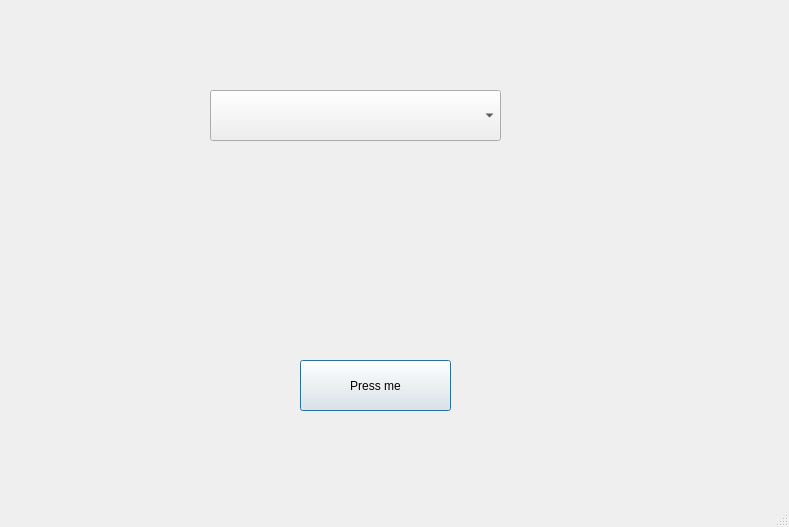
<?xml version="1.0" encoding="UTF-8"?>
<ui version="4.0">
 <class>MainWindow</class>
 <widget class="QMainWindow" name="MainWindow">
  <property name="geometry">
   <rect>
    <x>0</x>
    <y>0</y>
    <width>789</width>
    <height>527</height>
   </rect>
  </property>
  <property name="windowTitle">
   <string>MainWindow</string>
  </property>
  <widget class="QWidget" name="centralwidget">
   <widget class="QPushButton" name="button01">
    <property name="geometry">
     <rect>
      <x>300</x>
      <y>360</y>
      <width>151</width>
      <height>51</height>
     </rect>
    </property>
    <property name="text">
     <string>Press me</string>
    </property>
    <property name="autoDefault">
     <bool>true</bool>
    </property>
    <property name="default">
     <bool>true</bool>
    </property>
    <property name="flat">
     <bool>false</bool>
    </property>
   </widget>
   <widget class="QComboBox" name="comboBox">
    <property name="geometry">
     <rect>
      <x>210</x>
      <y>90</y>
      <width>291</width>
      <height>51</height>
     </rect>
    </property>
   </widget>
  </widget>
  <widget class="QMenuBar" name="menubar">
   <property name="geometry">
    <rect>
     <x>0</x>
     <y>0</y>
     <width>789</width>
     <height>21</height>
    </rect>
   </property>
  </widget>
  <widget class="QStatusBar" name="statusbar"/>
  <action name="actionPuched">
   <property name="text">
    <string>Puched</string>
   </property>
  </action>
 </widget>
 <resources/>
 <connections/>
</ui>
